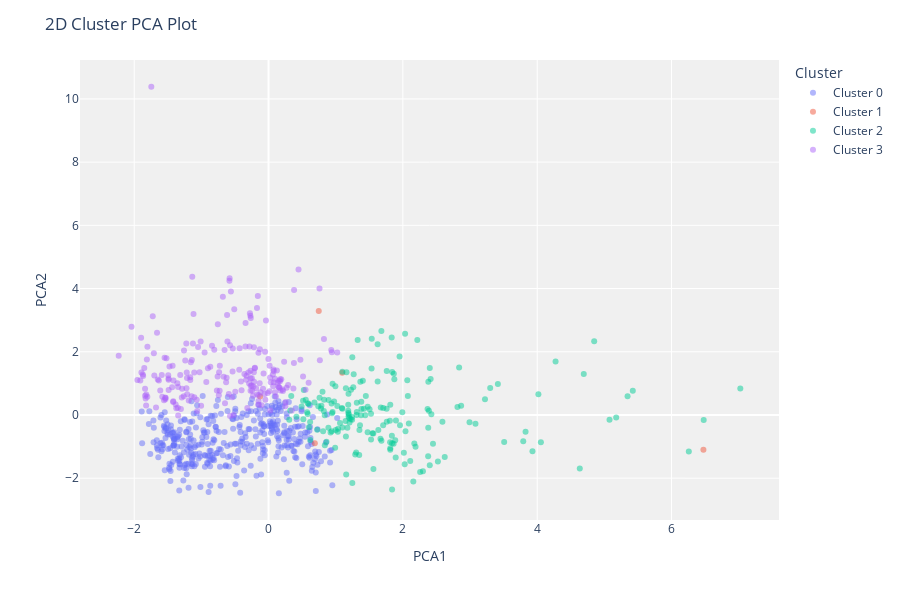

Notebook code cell kept with this figure:
### Code cell
plot_model(kmeans,plot='cluster')

### Figure 1 — Plotly figure (JSON) as saved in the notebook; plotly's stock layout.template omitted (floating-point values rounded to 4 significant figures; data arrays with more than 128 entries replaced by an {"elided": "..."} marker saying what was removed)
{"data": [{"customdata": {"elided": "384x1 int values"}, "hovertemplate": "Cluster=Cluster 0<br>PCA1=%{x}<br>PCA2=%{y}<br>Feature=%{customdata[0]}<extra></extra>", "legendgroup": "Cluster 0", "marker": {"color": "#636efa", "opacity": 0.5, "symbol": "circle"}, "mode": "markers", "name": "Cluster 0", "orientation": "v", "showlegend": true, "textposition": "top center", "type": "scatter", "x": {"elided": "384 float values"}, "xaxis": "x", "y": {"elided": "384 float values"}, "yaxis": "y"}, {"customdata": [[62], [45], [43], [85], [77]], "hovertemplate": "Cluster=Cluster 1<br>PCA1=%{x}<br>PCA2=%{y}<br>Feature=%{customdata[0]}<extra></extra>", "legendgroup": "Cluster 1", "marker": {"color": "#EF553B", "opacity": 0.5, "symbol": "circle"}, "mode": "markers", "name": "Cluster 1", "orientation": "v", "showlegend": true, "textposition": "top center", "type": "scatter", "x": [0.7476, 0.6895, 6.475, 1.097, -0.1251], "xaxis": "x", "y": [3.291, -0.8911, -1.1, 1.334, 0.5865], "yaxis": "y"}, {"customdata": {"elided": "181x1 int values"}, "hovertemplate": "Cluster=Cluster 2<br>PCA1=%{x}<br>PCA2=%{y}<br>Feature=%{customdata[0]}<extra></extra>", "legendgroup": "Cluster 2", "marker": {"color": "#00cc96", "opacity": 0.5, "symbol": "circle"}, "mode": "markers", "name": "Cluster 2", "orientation": "v", "showlegend": true, "textposition": "top center", "type": "scatter", "x": {"elided": "181 float values"}, "xaxis": "x", "y": {"elided": "181 float values"}, "yaxis": "y"}, {"customdata": {"elided": "207x1 int values"}, "hovertemplate": "Cluster=Cluster 3<br>PCA1=%{x}<br>PCA2=%{y}<br>Feature=%{customdata[0]}<extra></extra>", "legendgroup": "Cluster 3", "marker": {"color": "#ab63fa", "opacity": 0.5, "symbol": "circle"}, "mode": "markers", "name": "Cluster 3", "orientation": "v", "showlegend": true, "textposition": "top center", "type": "scatter", "x": {"elided": "207 float values"}, "xaxis": "x", "y": {"elided": "207 float values"}, "yaxis": "y"}], "layout": {"height": 600, "legend": {"title": {"text": "Cluster"}, "tracegroupgap": 0}, "margin": {"t": 60}, "plot_bgcolor": "rgb(240,240,240)", "title": {"text": "2D Cluster PCA Plot"}, "xaxis": {"anchor": "y", "domain": [0, 1], "title": {"text": "PCA1"}}, "yaxis": {"anchor": "x", "domain": [0, 1], "title": {"text": "PCA2"}}}}
